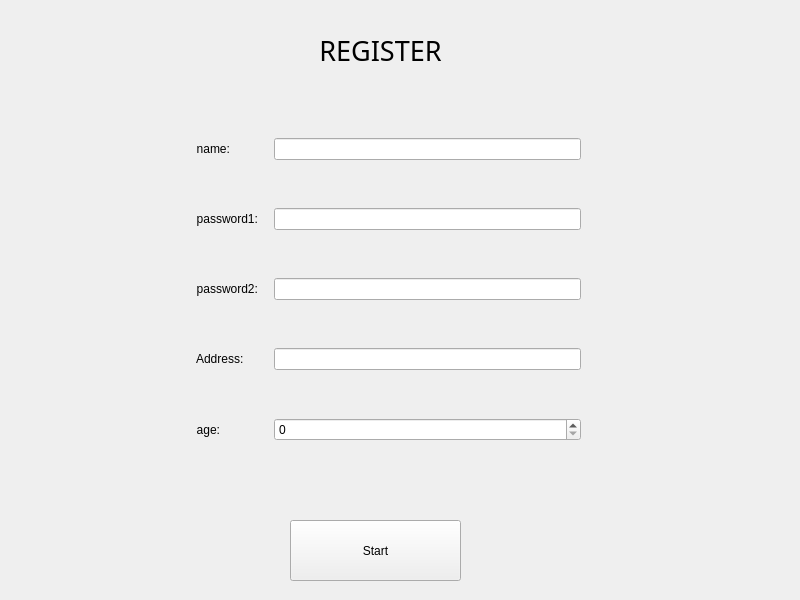
<?xml version="1.0" encoding="UTF-8"?>
<ui version="4.0">
 <class>Form</class>
 <widget class="QWidget" name="Form">
  <property name="geometry">
   <rect>
    <x>0</x>
    <y>0</y>
    <width>800</width>
    <height>600</height>
   </rect>
  </property>
  <property name="windowTitle">
   <string>Form</string>
  </property>
  <widget class="QPushButton" name="start">
   <property name="geometry">
    <rect>
     <x>290</x>
     <y>520</y>
     <width>171</width>
     <height>61</height>
    </rect>
   </property>
   <property name="text">
    <string>Start</string>
   </property>
  </widget>
  <widget class="QLabel" name="label">
   <property name="geometry">
    <rect>
     <x>270</x>
     <y>10</y>
     <width>221</width>
     <height>81</height>
    </rect>
   </property>
   <property name="font">
    <font>
     <family>Helvetica-Condensed-Black-Se</family>
     <pointsize>20</pointsize>
    </font>
   </property>
   <property name="text">
    <string>REGISTER</string>
   </property>
   <property name="alignment">
    <set>Qt::AlignCenter</set>
   </property>
  </widget>
  <widget class="QWidget" name="gridLayoutWidget">
   <property name="geometry">
    <rect>
     <x>190</x>
     <y>90</y>
     <width>391</width>
     <height>401</height>
    </rect>
   </property>
   <layout class="QGridLayout" name="gridLayout">
    <property name="bottomMargin">
     <number>0</number>
    </property>
    <property name="horizontalSpacing">
     <number>9</number>
    </property>
    <property name="verticalSpacing">
     <number>0</number>
    </property>
    <item row="3" column="0">
     <widget class="QLabel" name="label_5">
      <property name="text">
       <string>  Address:</string>
      </property>
     </widget>
    </item>
    <item row="2" column="0">
     <widget class="QLabel" name="label_4">
      <property name="text">
       <string>  password2:  </string>
      </property>
     </widget>
    </item>
    <item row="0" column="0">
     <widget class="QLabel" name="label_2">
      <property name="text">
       <string>  name:   </string>
      </property>
     </widget>
    </item>
    <item row="1" column="0">
     <widget class="QLabel" name="label_3">
      <property name="text">
       <string>  password1:  </string>
      </property>
     </widget>
    </item>
    <item row="4" column="0">
     <widget class="QLabel" name="label_6">
      <property name="text">
       <string>  age:     </string>
      </property>
     </widget>
    </item>
    <item row="0" column="1">
     <widget class="QLineEdit" name="name"/>
    </item>
    <item row="1" column="1">
     <widget class="QLineEdit" name="passowrd1"/>
    </item>
    <item row="2" column="1">
     <widget class="QLineEdit" name="password2"/>
    </item>
    <item row="3" column="1">
     <widget class="QLineEdit" name="address">
      <property name="enabled">
       <bool>true</bool>
      </property>
      <property name="tabletTracking">
       <bool>false</bool>
      </property>
     </widget>
    </item>
    <item row="4" column="1">
     <widget class="QSpinBox" name="age">
      <property name="maximum">
       <number>150</number>
      </property>
     </widget>
    </item>
   </layout>
  </widget>
 </widget>
 <resources/>
 <connections/>
</ui>
